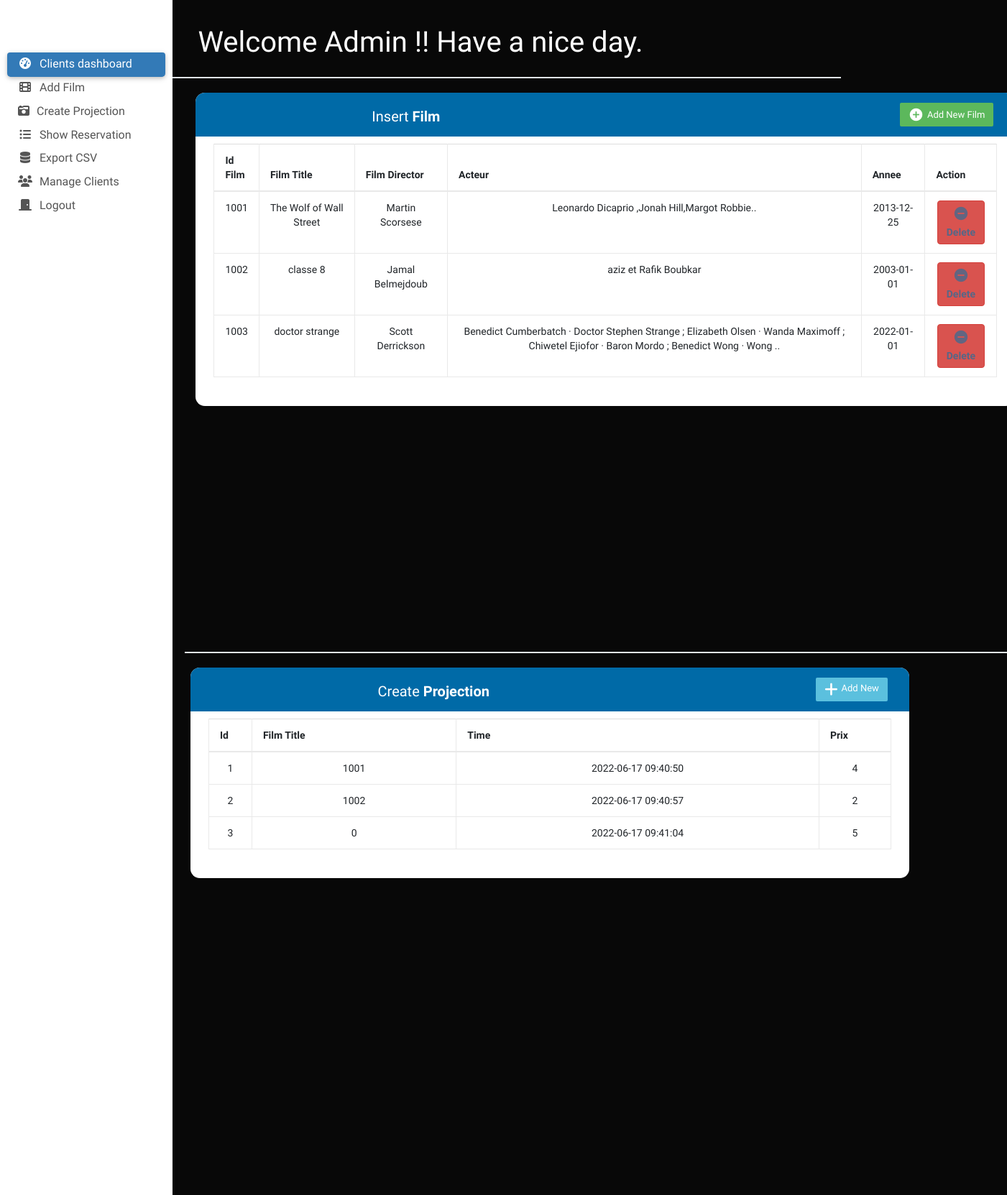
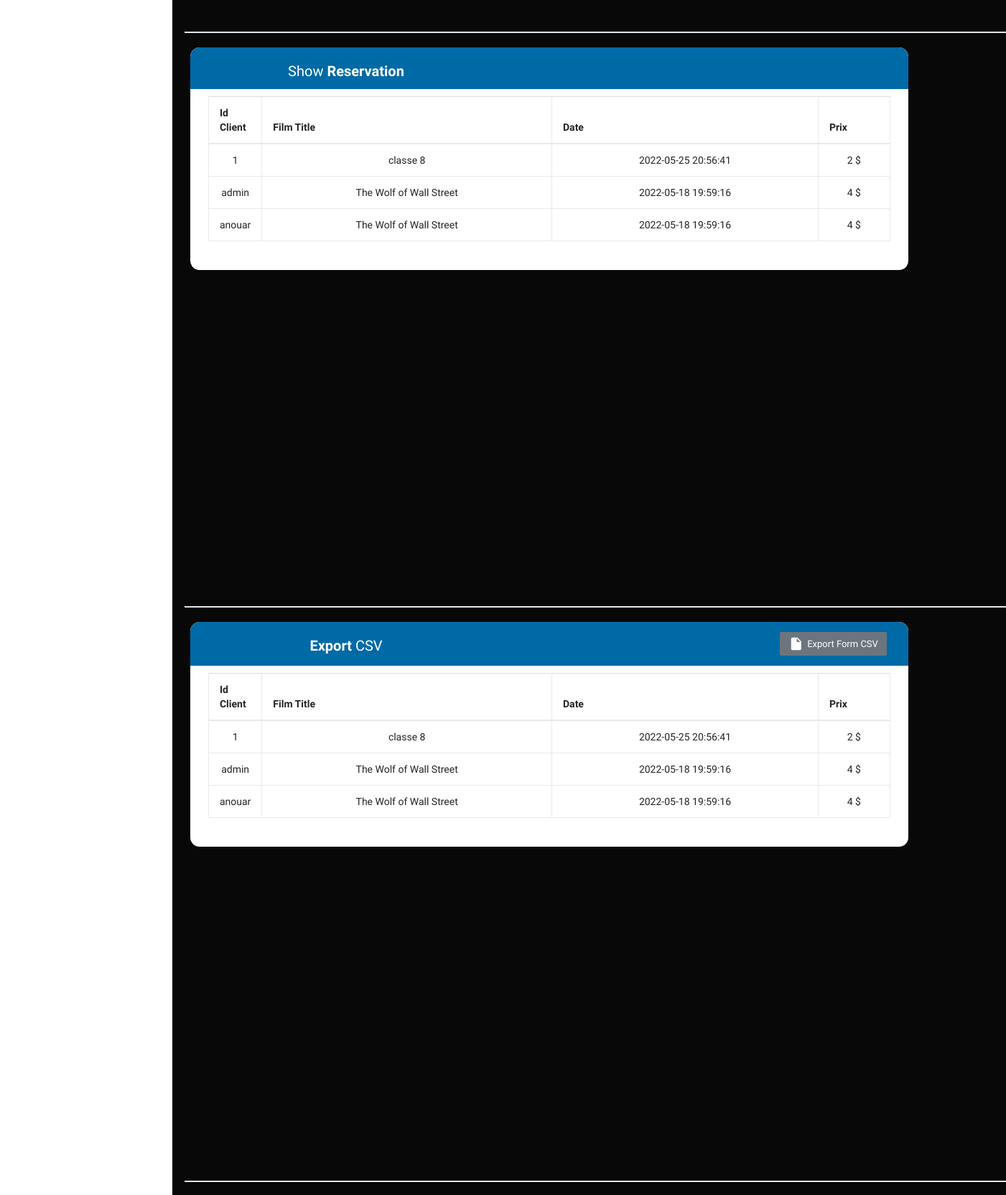
Page /admin/admin.php (signed in, upper part) on the committed database (2 pictures, top to bottom).
### tables this page shows
CREATE TABLE `films` (
  `id_film` int(30) NOT NULL,
  `titre` varchar(50) DEFAULT NULL,
  `realisateur` varchar(50) NOT NULL,
  `acteur` text NOT NULL,
  `annee` date NOT NULL
);

CREATE TABLE `projection` (
  `id_projection` int(30) NOT NULL,
  `film` int(30) NOT NULL,
  `time` timestamp NOT NULL DEFAULT current_timestamp() ON UPDATE current_timestamp(),
  `prix` varchar(30) NOT NULL
);

CREATE TABLE `reservation` (
  `id_client` varchar(30) NOT NULL,
  `titre` varchar(50) NOT NULL,
  `time` timestamp NOT NULL DEFAULT current_timestamp() ON UPDATE current_timestamp(),
  `prix` varchar(30) NOT NULL
);

### admin/admin.php (the view, shortened to what this page needs)
<?php
$conn=cnxBD();
$query = "SELECT * FROM films";
try {
    $statement = $conn->prepare($query);
    $statement->execute();
    $showfilms = $statement->fetchAll();
} catch (PDOException $e){
    echo ($e ->getMessage());
}
$query = "SELECT * FROM projection";
try {
    $stat2 = $conn->prepare($query);
    $stat2->execute();
    $projection = $stat2->fetchAll();
} catch (PDOException $er){
    echo ($er ->getMessage());
}
$query = "SELECT * FROM reservation";
try {
    $stat = $conn->prepare($query);
    $stat->execute();
    $reservation = $stat->fetchAll();
} catch (PDOException $err){
    echo ($err ->getMessage());
}
?>
<!DOCTYPE html>
<html lang="en">
<head>
    <link href="https://cdn.jsdelivr.net/npm/bootstrap@5.1.3/dist/css/bootstrap.min.css" rel="stylesheet"
>
    <link rel="stylesheet" href="style.css">
    <link rel="stylesheet" href="https://maxcdn.bootstrapcdn.com/font-awesome/4.7.0/css/font-awesome.min.css">
    <link rel="stylesheet" href="https://maxcdn.bootstrapcdn.com/bootstrap/3.3.7/css/bootstrap.min.css">
</head>
<body>
    <div class="wrapper">
        <nav id="sidebarMenu" class="collapse d-lg-block sidebar collapse bg-white">
            <div class="position-sticky">
                <div class="list-group list-group-flush mx-3 mt-4">
                    <a href="../php/index.php" class="list-group-item list-group-item-action py-2 ripple active"
                        aria-current="true">
                        <i class="fas fa-tachometer-alt fa-fw me-3"></i><span>Clients dashboard</span>
                    </a>
                    <a href="#sec1" class="list-group-item list-group-item-action py-2 ripple ">
                        <i class="fas fa-film fa-fw me-3"></i><span>Add Film</span>
                    </a>
                    <a href="#sec3" class="list-group-item list-group-item-action py-2 ripple"><i
                            class="fas fa-camera-retro me-3"></i><span>Create Projection</span></a>
                    <a href="#sec4" class="list-group-item list-group-item-action py-2 ripple"><i
                            class="fas fa-list-ul fa-fw me-3"></i><span>Show Reservation</span></a>
                    <a href="#sec5" class="list-group-item list-group-item-action py-2 ripple">
                        <i class="fas fa-database fa-fw me-3"></i><span>Export CSV</span>
                    </a>
                    <a href="#sec6" class="list-group-item list-group-item-action py-2 ripple">
                        <i class="fas fa-users fa-fw me-3"></i><span>Manage Clients</span></a>
                    <a href="logout.php" class="list-group-item list-group-item-action py-2 ripple">
                        <i class="fas fa-door-closed fa-fw me-3"></i><span>Logout</span></a>
                </div>
            </div>
        </nav>
        <div class="main_content">
            <div class="header">Welcome Admin !! Have a nice day.</div>
            <section id="sec1">
                <div class="container">
                    <div class="table-responsive">
                        <div class="table-wrapper">
                            <div class="table-title">
                                <div class="row">
                                    <div class="col-xs-6">
                                        <h2>Insert <b>Film</b></h2>
                                    </div>
                                    <div class="col-xs-6">
                                        <a href="#addfilm" class="btn btn-success" data-toggle="modal"><i
                                                class="material-icons">&#xE147;</i> <span>Add New Film</span></a>
                                    </div>
                                </div>
                            </div>
                            <table class="table table-bordered table-hover">
                                <thead>
                                    <tr>
                                        <th>Id Film</th>
                                        <th>Film Title</th>
                                        <th>Film Director</th>
                                        <th>Acteur</th>
                                        <th>Annee</th>
                                        <th>Action</th>
                                    </tr>
                                </thead>
                                <tbody>
                                    <?php foreach ($showfilms as $output) {?>
                                    <tr>
                                        <td><?php echo $output['id_film'];?></td>
                                        <td><?php echo $output['titre'];?></td>
                                        <td><?php echo $output['realisateur'];?></td>
                                        <td><?php echo $output['acteur'];?></td>
                                        <td><?php echo $output['annee'];?></td>
                                        <?php $msg="delete.php?id=".$output['id_film']; ?>
                                        <td><a href='<?php echo $msg ?>' class="btn btn-danger" data-toggle="modal">
                                                <i class="material-icons">&#xE15C;</i> <span
                                                    style=' display: flex;margin-left: auto; margin-right: auto;'>Delete</span></a>
                                        </td>
                                    </tr>
                                    <?php } ?>
                                </tbody>
                            </table>
                        </div>
                    </div>
                </div>
            </section>
            <section id="sec3">
                <div class="container-lg">
                    <div class="table-responsive">
                        <div class="table-wrapper">
                            <div class="table-title">
                                <div class="row">
                                    <div class="col-sm-8">
                                        <h2>Create <b>Projection</b></h2>
                                    </div>
                                    <div class="col-sm-4">
                                        <a href="addProjection.php"><button type="button"
                                                class="btn btn-info add-new"><i class="fa fa-plus"></i> Add New</button>
                                        </a>
                                    </div>
                                </div>
                            </div>
                            <table class="table table-bordered table-hover">
                                <thead>
                                    <tr>
                                        <th>Id </th>
                                        <th>Film Title</th>
                                        <th>Time</th>
                                        <th>Prix</th>
                                    </tr>
                                </thead>
                                <tbody>
                                    <?php foreach ($projection as $out) {?>
                                    <tr>
                                        <td><?php echo $out['id_projection'];?></td>
                                        <td><?php echo $out['film'];?></td>
                                        <td><?php echo $out['time'];?></td>
                                        <td><?php echo $out['prix'];?></td>
                                    </tr>
                                    <?php } ?>
                                </tbody>
                            </table>
                        </div>
                    </div>
                </div>
            </section>
            <section id="sec4">
                <div class="container-xl">
                    <div class="table-responsive">
                        <div class="table-wrapper">
                            <div class="table-title">
                                <div class="row">
                                    <div class="col-sm-5">
                                        <h2>Show <b>Reservation</b></h2>
                                    </div>
                                </div>
                            </div>
                            <table class="table table-bordered table-hover">
                                <thead>
                                    <tr>
                                        <th>Id Client</th>
                                        <th>Film Title</th>
                                        <th>Date</th>
                                        <th>Prix</th>
                                    </tr>
                                </thead>
                                <tbody>
                                    <?php foreach ($reservation as $outcome) {?>
                                    <tr>
                                        <td><?php echo $outcome['id_client'];?></td>
                                        <td><?php echo $outcome['titre'];?></td>
                                        <td><?php echo $outcome['time'];?></td>
                                        <td><?php echo $outcome['prix'];?></td>
                                    </tr>
                                    <?php } ?>
                                </tbody>
                            </table>
                        </div>
                    </div>
                </div>
            </section>
            <section id="sec5">
                <div class="container-xl">
                    <div class="table-responsive">
                        <div class="table-wrapper">
                            <div class="table-title">
                                <div class="row">
                                    <div class="col-sm-5">
                                        <h2><b>Export</b> CSV</h2>
                                    </div>
                                    <div class="col-sm-7">
                                        <a href="export.php" class="btn btn-secondary"><i
                                                class="material-icons">&#xE24D;</i>
                                            <span>Export Form CSV</span></a>
                                    </div>
                                </div>
                            </div>
                            <table class="table table-bordered table-hover">
                                <thead>
                                    <tr>
                                        <th>Id Client</th>
                                        <th>Film Title</th>
                                        <th>Date</th>
                                        <th>Prix</th>
                                    </tr>
                                </thead>
                                <tbody>
                                    <?php foreach ($reservation as $outcome) {?>
                                    <tr>
                                        <td><?php echo $outcome['id_client'];?></td>
                                        <td><?php echo $outcome['titre'];?></td>
                                        <td><?php echo $outcome['time'];?></td>
                                        <td><?php echo $outcome['prix'];?></td>
                                    </tr>
                                    <?php } ?>
                                </tbody>
                            </table>
                        </div>
                    </div>
                </div>
            </section>
            <section id="sec6">
                <div class="container-xl">
                </div>
            </section>
        </div>
    </div>
</body>
</html>

### admin/style.css (style rules this page uses)
body { background-color: #fbfbfb; }
.sidebar { position: fixed; top: 0; bottom: 0; left: 0; padding: 58px 0 0; box-shadow: 0 2px 5px 0 rgb(0 0 0 / 5%), 0 2px 10px 0 rgb(0 0 0 / 5%); width: 240px; z-index: 600; }
.sidebar .active { border-radius: 5px; box-shadow: 0 2px 5px 0 rgb(0 0 0 / 16%), 0 2px 10px 0 rgb(0 0 0 / 12%); }

### admin/admin.php (style rules this page uses)
body { color: #566787; background: rgb(8, 8, 8); font-family: 'Varela Round', sans-serif; font-size: 16px; display: flex; }
.wrapper { display: flex; position: relative; }
.wrapper .main_content { width: 100%; text-align: center; }
.wrapper .main_content .header { padding: 20px; color: #fff; border-bottom: 2px solid #e0e4e8; text-align: center; padding-top: 30px; font-size: 40px; }
section { display: flex; height: 100vh; position: relative; left: 22%; width: auto; align-items: right; justify-content: center; color: #96c7e8; font-size: 14px; padding-bottom: 80vh; border-bottom: 2px solid #e0e4e8; }
.table-responsive { margin: 20px 0; }
.table-wrapper { min-width: 1000px; background: #fff; padding: 20px 25px; border-radius: 13px; box-shadow: 0 1px 1px rgba(0, 0, 0, .05); width: fit-content; }
.table-title { padding-bottom: 12px; background: #006aa7; color: #fff; padding: 14px 30px; margin: -20px -25px 10px; border-radius: 13px 13px 0px 0px; }
.table-title h2 { margin: 8px 0 0; font-size: 20px; }
.table-title .btn { color: #fff; float: right; font-size: 13px; border: none; min-width: 50px; border-radius: 2px; border: none; outline: none !important; margin-left: 10px; }
.table-title .btn i { float: left; font-size: 21px; margin-right: 5px; }
.table-title .btn span { float: left; margin-top: 2px; }
table.table tr th, table.table tr td { border-color: #e9e9e9; padding: 12px 15px; display: justify; }
table.table tr th:first-child { width: 60px; }
table.table tr th:last-child { width: 100px; }
table.table td:last-child i { opacity: 0.9; font-size: 22px; margin: 0 5px; }
table.table td a { font-weight: bold; color: #566787; display: inline-block; text-decoration: none; outline: none !important; }
table.table td i { font-size: 19px; }

### rows in the picture
films: id_film "1001", titre "The Wolf of Wall Street", realisateur "Martin Scorsese", acteur "Leonardo Dicaprio ,Jonah Hill,Margot Robbie..", annee "2013-12-25"
films: id_film "1002", titre "classe 8", realisateur "Jamal Belmejdoub", acteur "aziz et Rafik Boubkar", annee "2003-01-01"
films: id_film "1003", titre "doctor strange", realisateur "Scott Derrickson", acteur "Benedict Cumberbatch · Doctor Stephen Strange ; Elizabeth Olsen · Wanda Maximoff ; Chiwetel Ejiofor · Baron Mordo ; Benedict Wong · Wong ..", annee "2022-01-01"
projection: id_projection "1", film "1001", time "2022-06-17 09:40:50", prix "4"
projection: id_projection "2", film "1002", time "2022-06-17 09:40:57", prix "2"
projection: id_projection "3", film "0", time "2022-06-17 09:41:04", prix "5"
reservation: id_client "1", titre "classe 8", time "2022-05-25 20:56:41", prix "2 $"
reservation: id_client "admin", titre "The Wolf of Wall Street", time "2022-05-18 19:59:16", prix "4 $"
reservation: id_client "anouar", titre "The Wolf of Wall Street", time "2022-05-18 19:59:16", prix "4 $"
